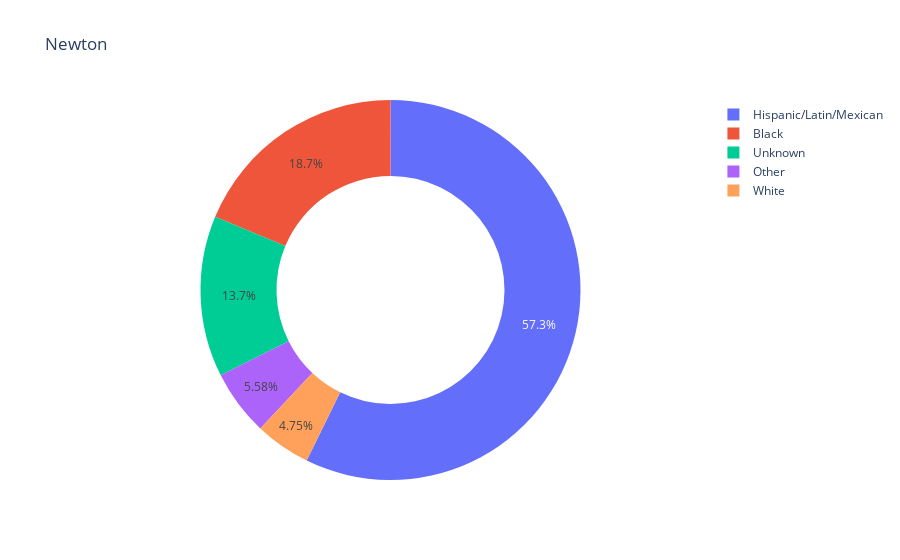
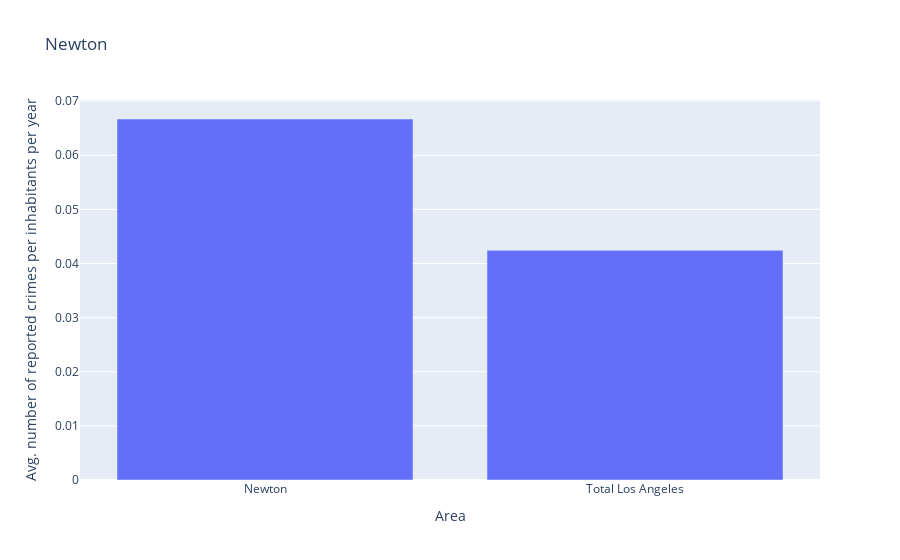
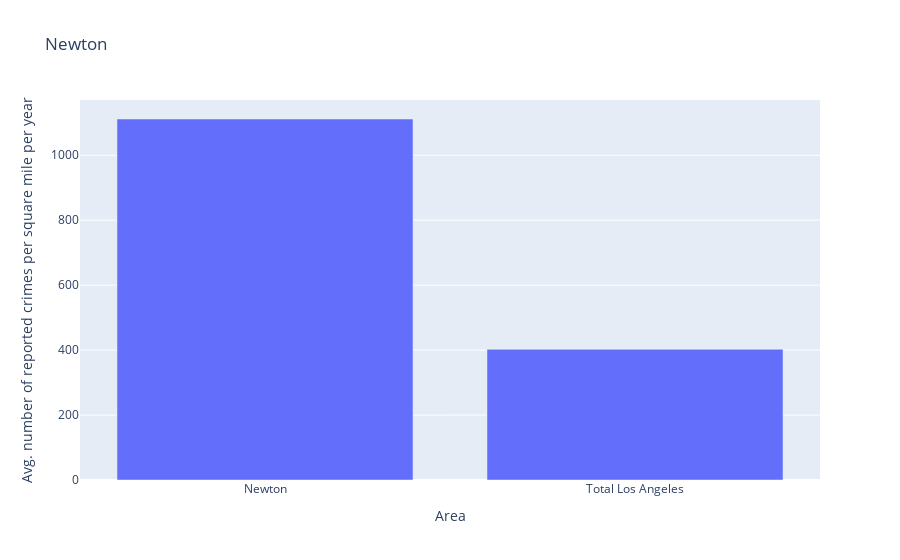
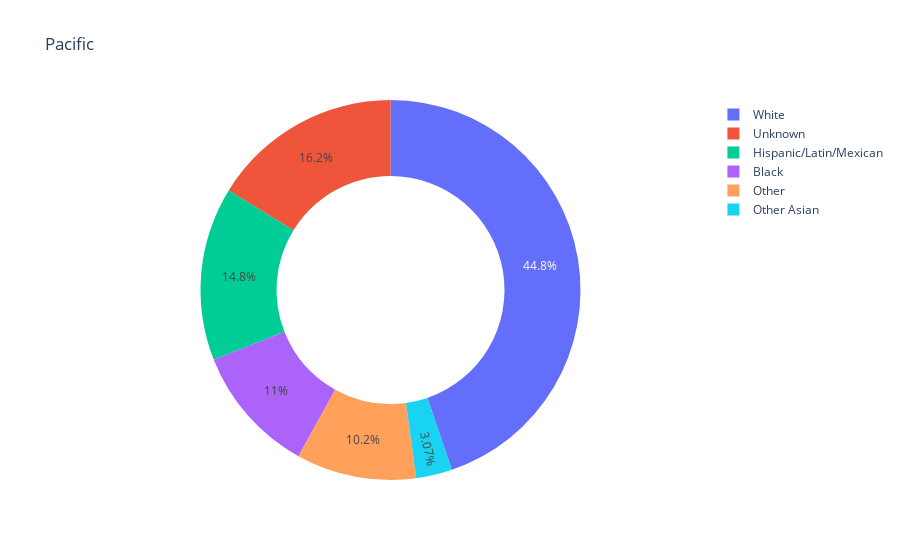

These figures' notebook cell, in order:
### Markdown cell above
# Plot everything

### Code cell
for area in areas:
    plot_1(area)
    plot_2(area)
    plot_3(area)

### Figure 1 — Plotly figure (JSON) as saved in the notebook; plotly's stock layout.template omitted (floating-point values rounded to 4 significant figures)
{"data": [{"hole": 0.6, "labels": ["Black", "Hispanic/Latin/Mexican", "Other", "Unknown", "White"], "type": "pie", "values": [18715, 57300, 5580, 13709, 4748]}], "layout": {"title": {"text": "Newton"}}}

### Figure 2 — Plotly figure (JSON) as saved in the notebook; plotly's stock layout.template omitted (floating-point values rounded to 4 significant figures)
{"data": [{"alignmentgroup": "True", "hovertemplate": "Area=%{x}<br>Avg. number of reported crimes per inhabitants per year=%{y}<extra></extra>", "legendgroup": "", "marker": {"color": "#636efa"}, "name": "", "offsetgroup": "", "orientation": "v", "showlegend": false, "textposition": "auto", "type": "bar", "x": ["Newton", "Total Los Angeles"], "xaxis": "x", "y": [0.0667, 0.04243], "yaxis": "y"}], "layout": {"barmode": "relative", "legend": {"tracegroupgap": 0}, "title": {"text": "Newton"}, "xaxis": {"anchor": "y", "domain": [0, 1], "title": {"text": "Area"}}, "yaxis": {"anchor": "x", "domain": [0, 1], "title": {"text": "Avg. number of reported crimes per inhabitants per year"}}}}

### Figure 3 — Plotly figure (JSON) as saved in the notebook; plotly's stock layout.template omitted (floating-point values rounded to 4 significant figures)
{"data": [{"alignmentgroup": "True", "hovertemplate": "Area=%{x}<br>Avg. number of reported crimes per square mile per year=%{y}<extra></extra>", "legendgroup": "", "marker": {"color": "#636efa"}, "name": "", "offsetgroup": "", "orientation": "v", "showlegend": false, "textposition": "auto", "type": "bar", "x": ["Newton", "Total Los Angeles"], "xaxis": "x", "y": [1112.0, 402.4], "yaxis": "y"}], "layout": {"barmode": "relative", "legend": {"tracegroupgap": 0}, "title": {"text": "Newton"}, "xaxis": {"anchor": "y", "domain": [0, 1], "title": {"text": "Area"}}, "yaxis": {"anchor": "x", "domain": [0, 1], "title": {"text": "Avg. number of reported crimes per square mile per year"}}}}

### Figure 4 — Plotly figure (JSON) as saved in the notebook; plotly's stock layout.template omitted (floating-point values rounded to 4 significant figures)
{"data": [{"hole": 0.6, "labels": ["Black", "Hispanic/Latin/Mexican", "Other", "Other Asian", "Unknown", "White"], "type": "pie", "values": [12341, 16625, 11506, 3455, 18258, 50397]}], "layout": {"title": {"text": "Pacific"}}}
